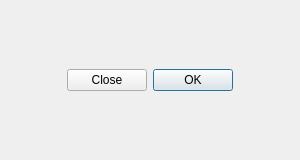
<?xml version="1.0" encoding="UTF-8"?>
<ui version="4.0">
 <class>MainWindow</class>
 <widget class="QWidget" name="MainWindow">
  <property name="geometry">
   <rect>
    <x>0</x>
    <y>0</y>
    <width>300</width>
    <height>160</height>
   </rect>
  </property>
  <property name="maximumSize">
   <size>
    <width>300</width>
    <height>160</height>
   </size>
  </property>
  <property name="windowTitle">
   <string>MainWindow</string>
  </property>
  <layout class="QVBoxLayout" name="verticalLayout">
   <item>
    <widget class="QDialogButtonBox" name="buttonBox">
     <property name="layoutDirection">
      <enum>Qt::LayoutDirection::RightToLeft</enum>
     </property>
     <property name="orientation">
      <enum>Qt::Orientation::Horizontal</enum>
     </property>
     <property name="standardButtons">
      <set>QDialogButtonBox::StandardButton::Close|QDialogButtonBox::StandardButton::Ok</set>
     </property>
     <property name="centerButtons">
      <bool>true</bool>
     </property>
    </widget>
   </item>
  </layout>
 </widget>
 <resources/>
 <connections>
  <connection>
   <sender>buttonBox</sender>
   <signal>clicked(QAbstractButton*)</signal>
   <receiver>MainWindow</receiver>
   <slot>buttonClicked(QAbstractButton*)</slot>
   <hints>
    <hint type="sourcelabel">
     <x>158</x>
     <y>87</y>
    </hint>
    <hint type="destinationlabel">
     <x>1</x>
     <y>152</y>
    </hint>
   </hints>
  </connection>
 </connections>
 <slots>
  <slot>buttonClicked(QAbstractButton*)</slot>
 </slots>
</ui>
